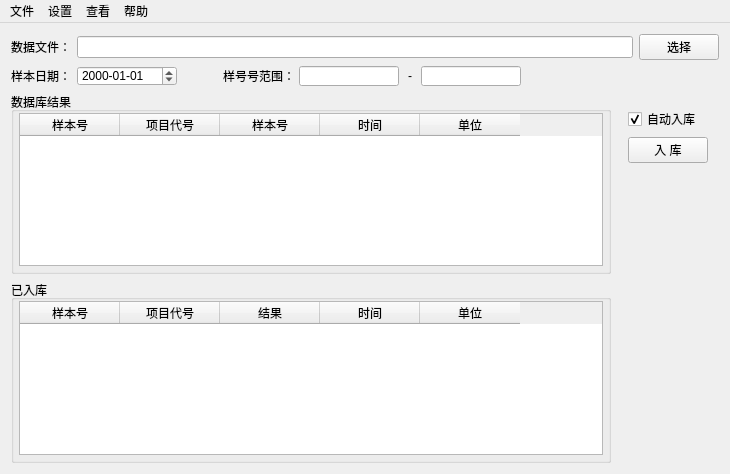
<?xml version="1.0" encoding="UTF-8"?>
<ui version="4.0">
 <class>BaseWindow</class>
 <widget class="QMainWindow" name="BaseWindow">
  <property name="geometry">
   <rect>
    <x>0</x>
    <y>0</y>
    <width>730</width>
    <height>474</height>
   </rect>
  </property>
  <property name="windowTitle">
   <string>MainWindow</string>
  </property>
  <widget class="QWidget" name="centralWidget">
   <layout class="QVBoxLayout" name="verticalLayout_3">
    <item>
     <layout class="QHBoxLayout" name="horizontalLayout">
      <item>
       <widget class="QLabel" name="label">
        <property name="sizePolicy">
         <sizepolicy hsizetype="Fixed" vsizetype="Fixed">
          <horstretch>0</horstretch>
          <verstretch>0</verstretch>
         </sizepolicy>
        </property>
        <property name="text">
         <string>数据文件：</string>
        </property>
       </widget>
      </item>
      <item>
       <widget class="QLineEdit" name="DbFilePath_LineEdit">
        <property name="readOnly">
         <bool>true</bool>
        </property>
       </widget>
      </item>
      <item>
       <widget class="QPushButton" name="Select_PushButton">
        <property name="sizePolicy">
         <sizepolicy hsizetype="Fixed" vsizetype="Fixed">
          <horstretch>0</horstretch>
          <verstretch>0</verstretch>
         </sizepolicy>
        </property>
        <property name="text">
         <string>选择</string>
        </property>
       </widget>
      </item>
     </layout>
    </item>
    <item>
     <layout class="QHBoxLayout" name="horizontalLayout_5">
      <item>
       <layout class="QVBoxLayout" name="verticalLayout">
        <item>
         <layout class="QHBoxLayout" name="horizontalLayout_2">
          <item>
           <widget class="QLabel" name="label_2">
            <property name="sizePolicy">
             <sizepolicy hsizetype="Fixed" vsizetype="Fixed">
              <horstretch>0</horstretch>
              <verstretch>0</verstretch>
             </sizepolicy>
            </property>
            <property name="minimumSize">
             <size>
              <width>60</width>
              <height>20</height>
             </size>
            </property>
            <property name="maximumSize">
             <size>
              <width>60</width>
              <height>20</height>
             </size>
            </property>
            <property name="text">
             <string>样本日期：</string>
            </property>
           </widget>
          </item>
          <item>
           <widget class="QDateEdit" name="SampleDate_DateEdit">
            <property name="sizePolicy">
             <sizepolicy hsizetype="Fixed" vsizetype="Fixed">
              <horstretch>0</horstretch>
              <verstretch>0</verstretch>
             </sizepolicy>
            </property>
            <property name="minimumSize">
             <size>
              <width>100</width>
              <height>20</height>
             </size>
            </property>
            <property name="maximumSize">
             <size>
              <width>100</width>
              <height>20</height>
             </size>
            </property>
            <property name="displayFormat">
             <string>yyyy-MM-dd</string>
            </property>
           </widget>
          </item>
          <item>
           <spacer name="horizontalSpacer">
            <property name="orientation">
             <enum>Qt::Horizontal</enum>
            </property>
            <property name="sizeType">
             <enum>QSizePolicy::Fixed</enum>
            </property>
            <property name="sizeHint" stdset="0">
             <size>
              <width>40</width>
              <height>20</height>
             </size>
            </property>
           </spacer>
          </item>
          <item>
           <widget class="QLabel" name="label_3">
            <property name="sizePolicy">
             <sizepolicy hsizetype="Fixed" vsizetype="Fixed">
              <horstretch>0</horstretch>
              <verstretch>0</verstretch>
             </sizepolicy>
            </property>
            <property name="minimumSize">
             <size>
              <width>70</width>
              <height>20</height>
             </size>
            </property>
            <property name="maximumSize">
             <size>
              <width>70</width>
              <height>20</height>
             </size>
            </property>
            <property name="text">
             <string>样号号范围：</string>
            </property>
           </widget>
          </item>
          <item>
           <widget class="QLineEdit" name="SampleRangeMin_LineEdit">
            <property name="sizePolicy">
             <sizepolicy hsizetype="Fixed" vsizetype="Fixed">
              <horstretch>0</horstretch>
              <verstretch>0</verstretch>
             </sizepolicy>
            </property>
            <property name="minimumSize">
             <size>
              <width>100</width>
              <height>20</height>
             </size>
            </property>
            <property name="maximumSize">
             <size>
              <width>100</width>
              <height>20</height>
             </size>
            </property>
           </widget>
          </item>
          <item>
           <widget class="QLabel" name="label_4">
            <property name="sizePolicy">
             <sizepolicy hsizetype="Fixed" vsizetype="Fixed">
              <horstretch>0</horstretch>
              <verstretch>0</verstretch>
             </sizepolicy>
            </property>
            <property name="minimumSize">
             <size>
              <width>10</width>
              <height>20</height>
             </size>
            </property>
            <property name="maximumSize">
             <size>
              <width>10</width>
              <height>20</height>
             </size>
            </property>
            <property name="text">
             <string>-</string>
            </property>
            <property name="alignment">
             <set>Qt::AlignCenter</set>
            </property>
           </widget>
          </item>
          <item>
           <widget class="QLineEdit" name="SampleRangeMax_LineEdit">
            <property name="sizePolicy">
             <sizepolicy hsizetype="Fixed" vsizetype="Fixed">
              <horstretch>0</horstretch>
              <verstretch>0</verstretch>
             </sizepolicy>
            </property>
            <property name="minimumSize">
             <size>
              <width>100</width>
              <height>20</height>
             </size>
            </property>
            <property name="maximumSize">
             <size>
              <width>100</width>
              <height>20</height>
             </size>
            </property>
           </widget>
          </item>
          <item>
           <spacer name="horizontalSpacer_2">
            <property name="orientation">
             <enum>Qt::Horizontal</enum>
            </property>
            <property name="sizeHint" stdset="0">
             <size>
              <width>40</width>
              <height>20</height>
             </size>
            </property>
           </spacer>
          </item>
         </layout>
        </item>
        <item>
         <widget class="QGroupBox" name="groupBox">
          <property name="title">
           <string>数据库结果</string>
          </property>
          <layout class="QHBoxLayout" name="horizontalLayout_4">
           <property name="spacing">
            <number>0</number>
           </property>
           <property name="leftMargin">
            <number>5</number>
           </property>
           <property name="topMargin">
            <number>1</number>
           </property>
           <property name="rightMargin">
            <number>5</number>
           </property>
           <property name="bottomMargin">
            <number>5</number>
           </property>
           <item>
            <widget class="QTableWidget" name="Original_TableWidget">
             <property name="styleSheet">
              <string notr="true"/>
             </property>
             <property name="editTriggers">
              <set>QAbstractItemView::NoEditTriggers</set>
             </property>
             <property name="selectionBehavior">
              <enum>QAbstractItemView::SelectRows</enum>
             </property>
             <column>
              <property name="text">
               <string>样本号</string>
              </property>
             </column>
             <column>
              <property name="text">
               <string>项目代号</string>
              </property>
             </column>
             <column>
              <property name="text">
               <string>样本号</string>
              </property>
             </column>
             <column>
              <property name="text">
               <string>时间</string>
              </property>
             </column>
             <column>
              <property name="text">
               <string>单位</string>
              </property>
             </column>
            </widget>
           </item>
          </layout>
         </widget>
        </item>
        <item>
         <widget class="QGroupBox" name="groupBox_2">
          <property name="title">
           <string>已入库</string>
          </property>
          <layout class="QHBoxLayout" name="horizontalLayout_3">
           <property name="spacing">
            <number>0</number>
           </property>
           <property name="leftMargin">
            <number>5</number>
           </property>
           <property name="topMargin">
            <number>1</number>
           </property>
           <property name="rightMargin">
            <number>5</number>
           </property>
           <property name="bottomMargin">
            <number>5</number>
           </property>
           <item>
            <widget class="QTableWidget" name="After_TableWidget">
             <property name="editTriggers">
              <set>QAbstractItemView::NoEditTriggers</set>
             </property>
             <property name="selectionBehavior">
              <enum>QAbstractItemView::SelectRows</enum>
             </property>
             <attribute name="verticalHeaderVisible">
              <bool>true</bool>
             </attribute>
             <column>
              <property name="text">
               <string>样本号</string>
              </property>
             </column>
             <column>
              <property name="text">
               <string>项目代号</string>
              </property>
             </column>
             <column>
              <property name="text">
               <string>结果</string>
              </property>
             </column>
             <column>
              <property name="text">
               <string>时间</string>
              </property>
             </column>
             <column>
              <property name="text">
               <string>单位</string>
              </property>
             </column>
            </widget>
           </item>
          </layout>
         </widget>
        </item>
       </layout>
      </item>
      <item>
       <widget class="QWidget" name="widget" native="true">
        <layout class="QVBoxLayout" name="verticalLayout_2" stretch="0,1,1,7">
         <item>
          <spacer name="verticalSpacer_2">
           <property name="orientation">
            <enum>Qt::Vertical</enum>
           </property>
           <property name="sizeType">
            <enum>QSizePolicy::Fixed</enum>
           </property>
           <property name="sizeHint" stdset="0">
            <size>
             <width>20</width>
             <height>30</height>
            </size>
           </property>
          </spacer>
         </item>
         <item>
          <widget class="QCheckBox" name="AutoIn_CheckBox">
           <property name="sizePolicy">
            <sizepolicy hsizetype="Fixed" vsizetype="Fixed">
             <horstretch>0</horstretch>
             <verstretch>0</verstretch>
            </sizepolicy>
           </property>
           <property name="text">
            <string>自动入库</string>
           </property>
           <property name="checked">
            <bool>true</bool>
           </property>
          </widget>
         </item>
         <item>
          <widget class="QPushButton" name="Import_PushButton">
           <property name="sizePolicy">
            <sizepolicy hsizetype="Fixed" vsizetype="Fixed">
             <horstretch>0</horstretch>
             <verstretch>0</verstretch>
            </sizepolicy>
           </property>
           <property name="text">
            <string>入 库</string>
           </property>
          </widget>
         </item>
         <item>
          <spacer name="verticalSpacer">
           <property name="orientation">
            <enum>Qt::Vertical</enum>
           </property>
           <property name="sizeHint" stdset="0">
            <size>
             <width>17</width>
             <height>263</height>
            </size>
           </property>
          </spacer>
         </item>
        </layout>
       </widget>
      </item>
     </layout>
    </item>
   </layout>
  </widget>
  <widget class="QMenuBar" name="menuBar">
   <property name="geometry">
    <rect>
     <x>0</x>
     <y>0</y>
     <width>730</width>
     <height>23</height>
    </rect>
   </property>
   <widget class="QMenu" name="menu">
    <property name="title">
     <string>文件</string>
    </property>
    <addaction name="action_Exit"/>
   </widget>
   <widget class="QMenu" name="menu_2">
    <property name="title">
     <string>查看</string>
    </property>
    <addaction name="action_DecodeLog"/>
   </widget>
   <widget class="QMenu" name="menu_3">
    <property name="title">
     <string>设置</string>
    </property>
    <addaction name="action_DecodeSetup"/>
   </widget>
   <widget class="QMenu" name="menu_4">
    <property name="title">
     <string>帮助</string>
    </property>
    <addaction name="action_Help"/>
   </widget>
   <addaction name="menu"/>
   <addaction name="menu_3"/>
   <addaction name="menu_2"/>
   <addaction name="menu_4"/>
  </widget>
  <action name="action_DecodeSetup">
   <property name="text">
    <string>设置</string>
   </property>
  </action>
  <action name="action_Help">
   <property name="text">
    <string>帮助</string>
   </property>
  </action>
  <action name="action_OriginalData">
   <property name="text">
    <string>查看原始数据</string>
   </property>
  </action>
  <action name="action_DecodeLog">
   <property name="text">
    <string>查看解析日志</string>
   </property>
  </action>
  <action name="action_ReadFile">
   <property name="text">
    <string>读取文件</string>
   </property>
  </action>
  <action name="action_ReHandle">
   <property name="text">
    <string>重新处理当日数据</string>
   </property>
  </action>
  <action name="action_Exit">
   <property name="text">
    <string>退出</string>
   </property>
  </action>
 </widget>
 <layoutdefault spacing="6" margin="11"/>
 <resources/>
 <connections/>
</ui>
